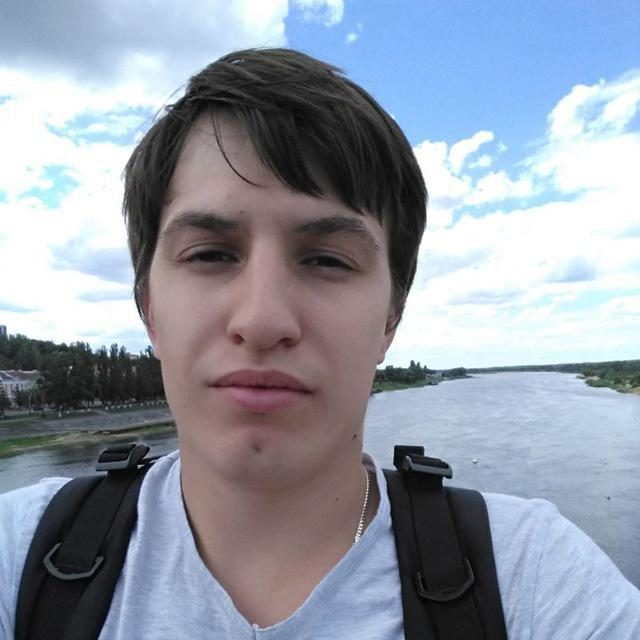
#> input picture photo_2019-04-15_18-10-34.jpg, 640 x 640 px, found by its file name
$ python matplotlib.py
#> lines starting #> are read from the running program, lines starting #| are printed output that depends on the picture
import cv2
import numpy as np
from matplotlib import pyplot as plt


path_img = '/home/idealsp/Downloads/photo_2019-04-15_18-10-34.jpg'

# Load image
image_bgr = cv2.imread(path_img)
#> image_bgr is the input picture: shape (640, 640, 3); mean B, G, R 166, 152.6, 145.4

# Convert to RGB
image_rgb = cv2.cvtColor(image_bgr, cv2.COLOR_BGR2RGB)

# Rectange values: start x, start y, width, height
rectangle = (1, 1, 640, 640)

# Create initial mask
mask = np.zeros(image_rgb.shape[:2], np.uint8)

# Create temporary arrays used by grabCut
bgdModel = np.zeros((1, 65), np.float64)
fgdModel = np.zeros((1, 65), np.float64)

# Run grabCut
cv2.grabCut(image_rgb, # Our image
            mask, # The Mask
            rectangle, # Our rectangle
            bgdModel, # Temporary array for background
            fgdModel, # Temporary array for background
            5, # Number of iterations
            cv2.GC_INIT_WITH_RECT) # Initiative using our rectangle

# Create mask where sure and likely backgrounds set to 0, otherwise 1
mask_2 = np.where((mask==2) | (mask==0), 0, 1).astype('uint8')

# Multiply image with new mask to subtract background
image_rgb_nobg = image_rgb * mask_2[:, :, np.newaxis]
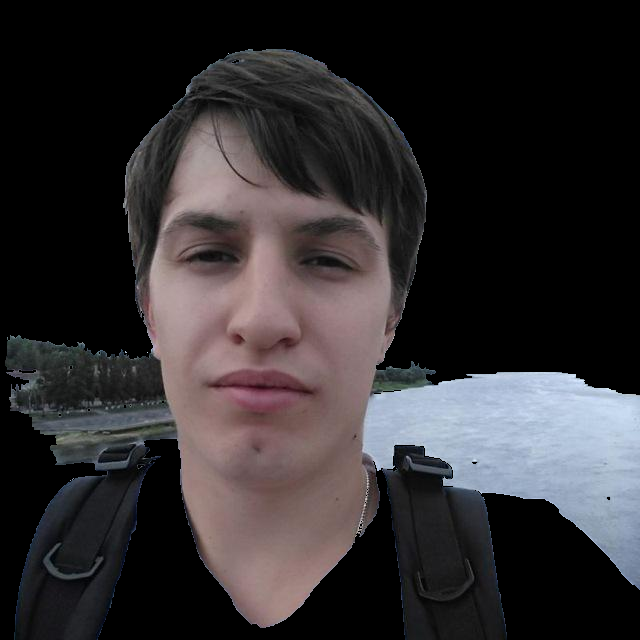
#> image_rgb_nobg: shape (640, 640, 3); mean R, G, B 49.4, 46.1, 48.2

# Show image
plt.imshow(image_rgb_nobg), plt.axis("off")
plt.show()
